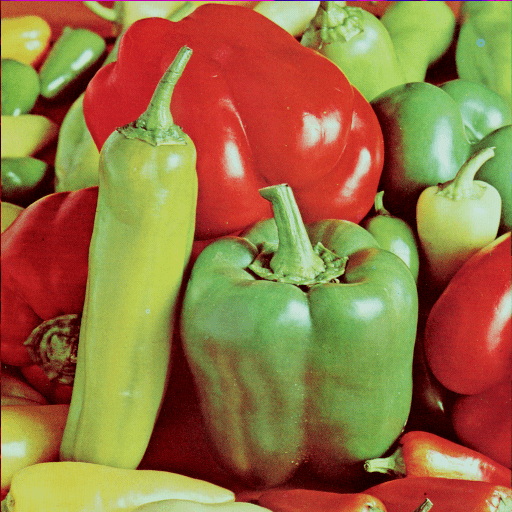
#> input picture peppers.png, 512 x 512 px
$ jupyter execute --allow-errors 'Quiz 3.ipynb'
#> lines starting #> are read from the running program, lines starting #| are printed output that depends on the picture
[cell 1]
import numpy as np
import matplotlib.pyplot as plt
import cv2

[cell 2]
box=np.ones([20,20])
box_fltr=np.zeros([100,100])
box_fltr[40:60,40:60]=box

plt.figure(figsize=(25,20))

plt.subplot(331),plt.imshow(box_fltr),plt.title("box_filter")

dft=cv2.dft(np.float32(box_fltr),flags=cv2.DFT_COMPLEX_OUTPUT)
img1=cv2.magnitude(dft[:,:,0],dft[:,:,1])

dftshift=np.fft.fftshift(dft)
img2=cv2.magnitude(dftshift[:,:,0],dftshift[:,:,1])


plt.subplot(334),plt.imshow(dft[:,:,0]),plt.title("dft[0]")

plt.subplot(335),plt.imshow(dft[:,:,1]),plt.title("dft[1]")

plt.subplot(336),plt.imshow(img1),plt.title("freq_rspns_of_box_fltr[without shifting]")

plt.subplot(337),plt.imshow(dftshift[:,:,0]),plt.title("dftshift[0]")

plt.subplot(338),plt.imshow(dftshift[:,:,1]),plt.title("dftshift[1]")

plt.subplot(339),plt.imshow(img2),plt.title("freq_rspns_of_box_fltr[with shift]")

[cell 3]
box=np.ones([20,40])
box_fltr=np.zeros([100,100])
box_fltr[40:60,30:70]=box

plt.figure(figsize=(25,20))

plt.subplot(331),plt.imshow(box_fltr),plt.title("box_filter")

dft=cv2.dft(np.float32(box_fltr),flags=cv2.DFT_COMPLEX_OUTPUT)
img1=cv2.magnitude(dft[:,:,0],dft[:,:,1])

dftshift=np.fft.fftshift(dft)
img2=cv2.magnitude(dftshift[:,:,0],dftshift[:,:,1])


plt.subplot(334),plt.imshow(dft[:,:,0]),plt.title("dft[0]")

plt.subplot(335),plt.imshow(dft[:,:,1]),plt.title("dft[1]")

plt.subplot(336),plt.imshow(img1),plt.title("freq_rspns_of_box_fltr[without shifting]")

plt.subplot(337),plt.imshow(dftshift[:,:,0]),plt.title("dftshift[0]")

plt.subplot(338),plt.imshow(dftshift[:,:,1]),plt.title("dftshift[1]")

plt.subplot(339),plt.imshow(img2),plt.title("freq_rspns_of_box_fltr[with shift]")

[cell 4]
gaussian_vctr=cv2.getGaussianKernel(100,0)
gaussian_fltr=gaussian_vctr@gaussian_vctr.T

plt.figure(figsize=(25,20))
plt.subplot(331),plt.imshow(gaussian_fltr),plt.title("box_filter")

dft=cv2.dft(np.float32(gaussian_fltr),flags=cv2.DFT_COMPLEX_OUTPUT)
img1=cv2.magnitude(dft[:,:,0],dft[:,:,1])

dftshift=np.fft.fftshift(dft)
img2=cv2.magnitude(dftshift[:,:,0],dftshift[:,:,1])


plt.subplot(334),plt.imshow(dft[:,:,0]),plt.title("dft[0]")

plt.subplot(335),plt.imshow(dft[:,:,1]),plt.title("dft[1]")

plt.subplot(336),plt.imshow(img1),plt.title("freq_rspns_of_box_fltr[without shifting]")

plt.subplot(337),plt.imshow(dftshift[:,:,0]),plt.title("dftshift[0]")

plt.subplot(338),plt.imshow(dftshift[:,:,1]),plt.title("dftshift[1]")

plt.subplot(339),plt.imshow(img2),plt.title("freq_rspns_of_box_fltr[with shift]")

[cell 5]
gaussian_vctr=cv2.getGaussianKernel(100,1)
gaussian_fltr=gaussian_vctr@gaussian_vctr.T

plt.figure(figsize=(25,20))
plt.subplot(331),plt.imshow(gaussian_fltr),plt.title("box_filter")

dft=cv2.dft(np.float32(gaussian_fltr),flags=cv2.DFT_COMPLEX_OUTPUT)
img1=cv2.magnitude(dft[:,:,0],dft[:,:,1])

dftshift=np.fft.fftshift(dft)
img2=cv2.magnitude(dftshift[:,:,0],dftshift[:,:,1])


plt.subplot(334),plt.imshow(dft[:,:,0]),plt.title("dft[0]")

plt.subplot(335),plt.imshow(dft[:,:,1]),plt.title("dft[1]")

plt.subplot(336),plt.imshow(img1),plt.title("freq_rspns_of_box_fltr[without shifting]")

plt.subplot(337),plt.imshow(dftshift[:,:,0]),plt.title("dftshift[0]")

plt.subplot(338),plt.imshow(dftshift[:,:,1]),plt.title("dftshift[1]")

plt.subplot(339),plt.imshow(img2),plt.title("freq_rspns_of_box_fltr[with shift]")
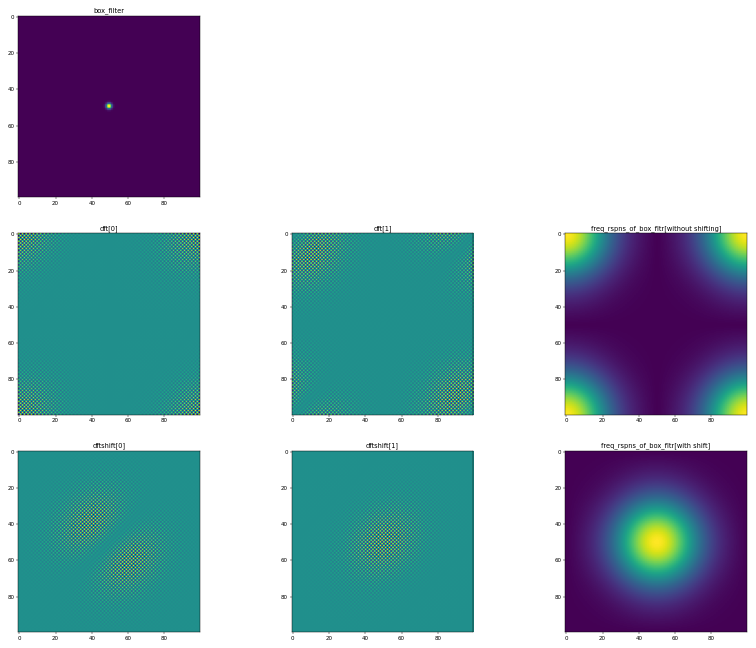
#> figure drawn by matplotlib, 7 panels

[cell 6]
gaussian_vctr=cv2.getGaussianKernel(100,5)
gaussian_fltr=gaussian_vctr@gaussian_vctr.T

plt.figure(figsize=(25,20))
plt.subplot(331),plt.imshow(gaussian_fltr),plt.title("box_filter")

dft=cv2.dft(np.float32(gaussian_fltr),flags=cv2.DFT_COMPLEX_OUTPUT)
img1=cv2.magnitude(dft[:,:,0],dft[:,:,1])

dftshift=np.fft.fftshift(dft)
img2=cv2.magnitude(dftshift[:,:,0],dftshift[:,:,1])


plt.subplot(334),plt.imshow(dft[:,:,0]),plt.title("dft[0]")

plt.subplot(335),plt.imshow(dft[:,:,1]),plt.title("dft[1]")

plt.subplot(336),plt.imshow(img1),plt.title("freq_rspns_of_box_fltr[without shifting]")

plt.subplot(337),plt.imshow(dftshift[:,:,0]),plt.title("dftshift[0]")

plt.subplot(338),plt.imshow(dftshift[:,:,1]),plt.title("dftshift[1]")

plt.subplot(339),plt.imshow(img2),plt.title("freq_rspns_of_box_fltr[with shift]")

[cell 7]
gaussian_vctr=cv2.getGaussianKernel(100,50)
gaussian_fltr=gaussian_vctr@gaussian_vctr.T

plt.figure(figsize=(25,20))
plt.subplot(331),plt.imshow(gaussian_fltr),plt.title("box_filter")

dft=cv2.dft(np.float32(gaussian_fltr),flags=cv2.DFT_COMPLEX_OUTPUT)
img1=cv2.magnitude(dft[:,:,0],dft[:,:,1])

dftshift=np.fft.fftshift(dft)
img2=cv2.magnitude(dftshift[:,:,0],dftshift[:,:,1])


plt.subplot(334),plt.imshow(dft[:,:,0]),plt.title("dft[0]")

plt.subplot(335),plt.imshow(dft[:,:,1]),plt.title("dft[1]")

plt.subplot(336),plt.imshow(img1),plt.title("freq_rspns_of_box_fltr[without shifting]")

plt.subplot(337),plt.imshow(dftshift[:,:,0]),plt.title("dftshift[0]")

plt.subplot(338),plt.imshow(dftshift[:,:,1]),plt.title("dftshift[1]")

plt.subplot(339),plt.imshow(img2),plt.title("freq_rspns_of_box_fltr[with shift]")
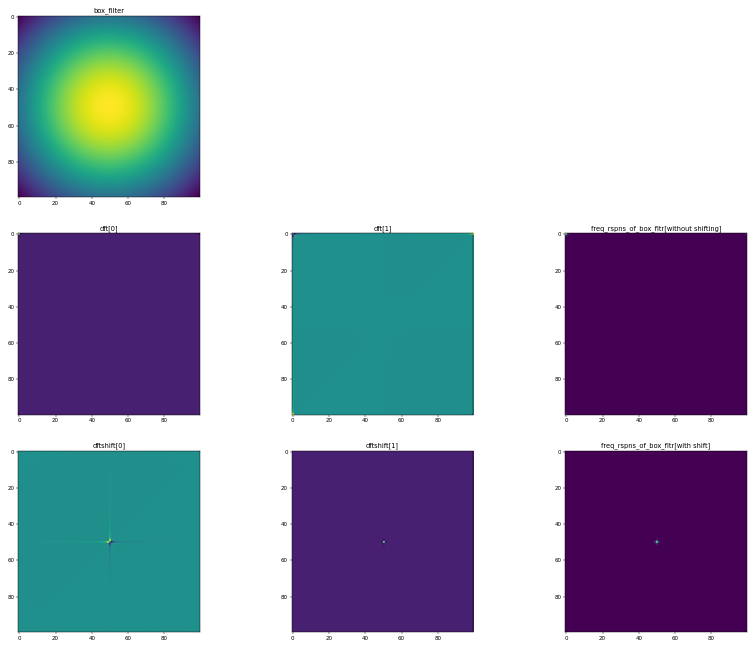
#> figure drawn by matplotlib, 7 panels

[cell 8]
#gaussian_vctr=cv2.getGaussianKernel(100,1)
#gaussian_fltr=gaussian_vctr@gaussian_vctr.T
img=cv2.imread('peppers.png')#,cv2.IMREAD_GRAYSCALE)
#> img is the input picture: shape (512, 512, 3); mean B, G, R 66.4, 115.6, 149.8
plt.figure(figsize=(25,20))
plt.subplot(331),plt.imshow(img),plt.title("box_filter")

#> (the rest of this cell did not finish here and is left out)

[cell 9]
img.shape
#> Out = (512, 512, 3)

[cell 10]
#gaussian_vctr=cv2.getGaussianKernel(100,1)
#gaussian_fltr=gaussian_vctr@gaussian_vctr.T
img=cv2.imread('sketch.png',cv2.IMREAD_GRAYSCALE)
plt.figure(figsize=(25,20))
#> (the rest of this cell did not finish here and is left out)

[cell 11]
dftshift.shape

[cell 12]
img=box_fltr

dft=cv2.dft(np.float32(img),flags=cv2.DFT_COMPLEX_OUTPUT)
dftshift=np.fft.fftshift(dft)
iImg1=cv2.magnitude(dftshift[:,:,0],dftshift[:,:,1])


plt.imshow(iImg1,cmap="gray")
plt.show()
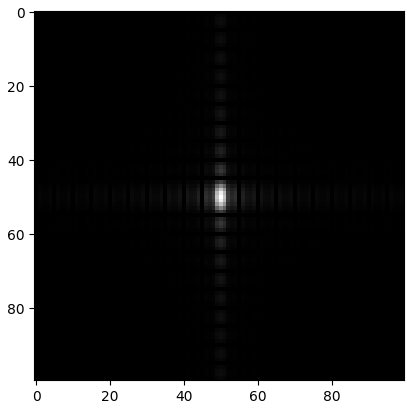
#> figure drawn by matplotlib, 1 panel

[cell 13]
cutoff_frequency = 10
filterX = cv2.getGaussianKernel(ksize=cutoff_frequency*4+1,
                               sigma=cutoff_frequency)
filterY = filterX.copy()
filter = np.dot(filterX, filterX.T)
plt.imshow(filter)
plt.show()
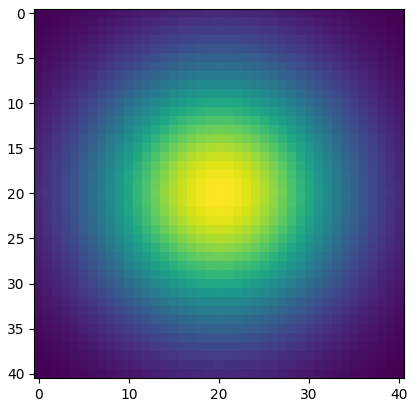
#> figure drawn by matplotlib, 1 panel

[cell 14]
img=filter

dft=cv2.dft(np.float32(img),flags=cv2.DFT_COMPLEX_OUTPUT)
dftshift=np.fft.fftshift(dft)
iImg1=cv2.magnitude(dftshift[:,:,0],dftshift[:,:,1])


plt.imshow(iImg1,cmap="gray")
plt.show()
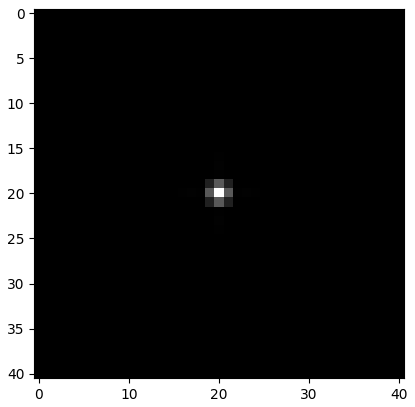
#> figure drawn by matplotlib, 1 panel

[cell 15]
cutoff_frequency = 7
filterX = cv2.getGaussianKernel(ksize=cutoff_frequency*4+1,
                               sigma=cutoff_frequency)
filterY = filterX.copy()
filter = np.dot(filterX, filterX.T)

dft=cv2.dft(np.float32(filter),flags=cv2.DFT_COMPLEX_OUTPUT)
dftshift=np.fft.fftshift(dft)
magnitude_spectrum=20*np.log(np.abs(dftshift))
iImg1=cv2.magnitude(magnitude_spectrum[:,:,0],magnitude_spectrum[:,:,1])

plt.subplot(121)
plt.imshow(iImg1,cmap="gray")
plt.subplot(122)
plt.imshow(filter)
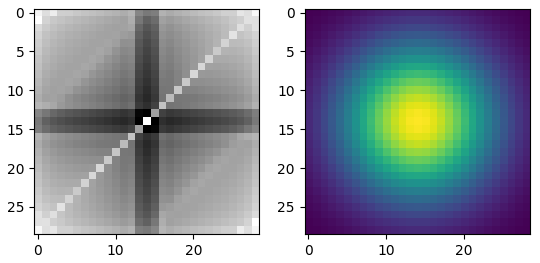
#> figure drawn by matplotlib, 2 panels

[cell 16]
img=cv2.imread('peppers.png',cv2.IMREAD_GRAYSCALE)
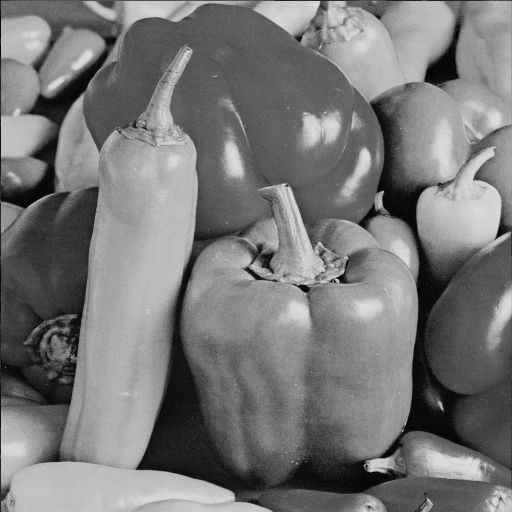
#> img: shape (512, 512); min 6, max 218, mean 119.7
dft=cv2.dft(np.float32(img),flags=cv2.DFT_COMPLEX_OUTPUT)
dftshift=np.fft.fftshift(dft)
rows,cols=img.shape
#> rows = 512; cols = 512
crow,ccol=int(rows/2),int(cols/2)
#> crow = 256; ccol = 256

mask=np.zeros((rows,cols,2),np.uint8)
mask[crow-30:crow+30,ccol-30:ccol+30]=1

fshit=dftshift*mask
ishit=np.fft.ifftshift(fshit)
iImg=cv2.idft(ishit)
iImg2 = iImg;
iImg=cv2.magnitude(iImg[:,:,0],iImg[:,:,1])
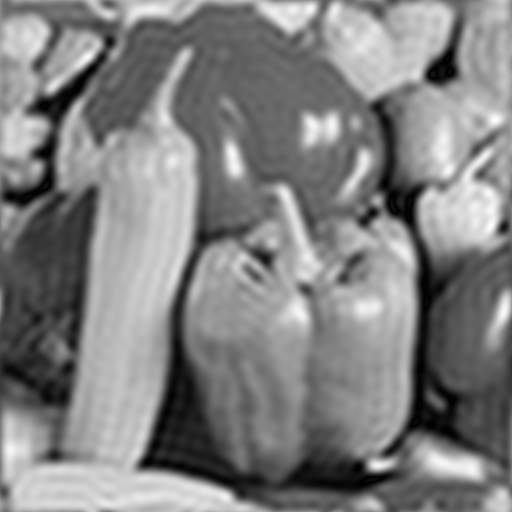
#> iImg: shape (512, 512) float32; min 19713.7, max 61792996, mean 31390308; drawn with min black and max white

plt.figure(figsize=(20,10))
plt.subplot(131), plt.imshow(img, cmap='gray')
plt.title('orignal'), plt.axis('off')
plt.subplot(132),plt.imshow(fshit[:,:,0],cmap='gray')
plt.title('fshit'),plt.axis('off')
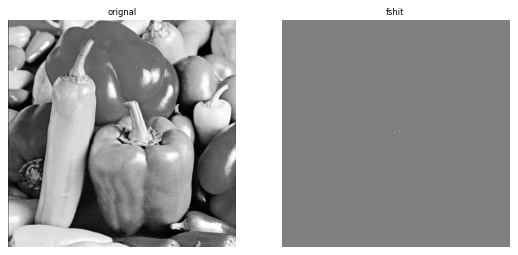
#> figure drawn by matplotlib, 2 panels

[cell 17]
mask.shape
#> Out = (512, 512, 2)

[cell 18]
filter.shape

#> (a cell that did not finish here is left out)

[cell 20]
img=cv2.imread('peppers.png',cv2.IMREAD_GRAYSCALE)
dft=cv2.dft(np.float32(img),flags=cv2.DFT_COMPLEX_OUTPUT)
dftshift=np.fft.fftshift(dft)
rows,cols=img.shape
crow,ccol=int(rows/2),int(cols/2)

cutoff_frequency =100
filterX = cv2.getGaussianKernel(ksize=cutoff_frequency*4+1,
                               sigma=cutoff_frequency)
filterY = filterX.copy()
filter = np.dot(filterX, filterX.T)

mask=np.zeros((rows,cols,2),np.uint8)
mask[crow-200:crow+201,ccol-200:ccol+201,0]=filter
mask[crow-200:crow+201,ccol-200:ccol+201,1]=filter

fshit=dftshift*mask
ishit=np.fft.ifftshift(fshit)
iImg=cv2.idft(ishit)
iImg2 = iImg;
iImg=cv2.magnitude(iImg[:,:,0],iImg[:,:,1])
#> iImg: shape (512, 512) float32; every value is 0


plt.figure(figsize=(20,10))
plt.subplot(131), plt.imshow(img, cmap='gray')
plt.title('orignal'), plt.axis('off')
plt.subplot(132),plt.imshow(fshit[:,:,0],cmap='gray')
plt.title('inverse'),plt.axis('off')
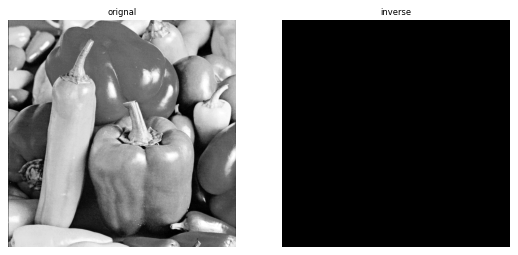
#> figure drawn by matplotlib, 2 panels
